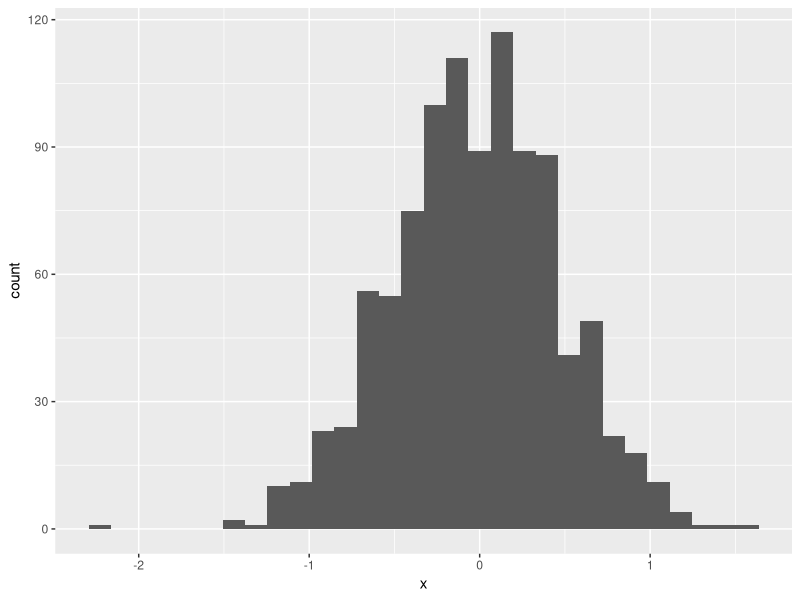
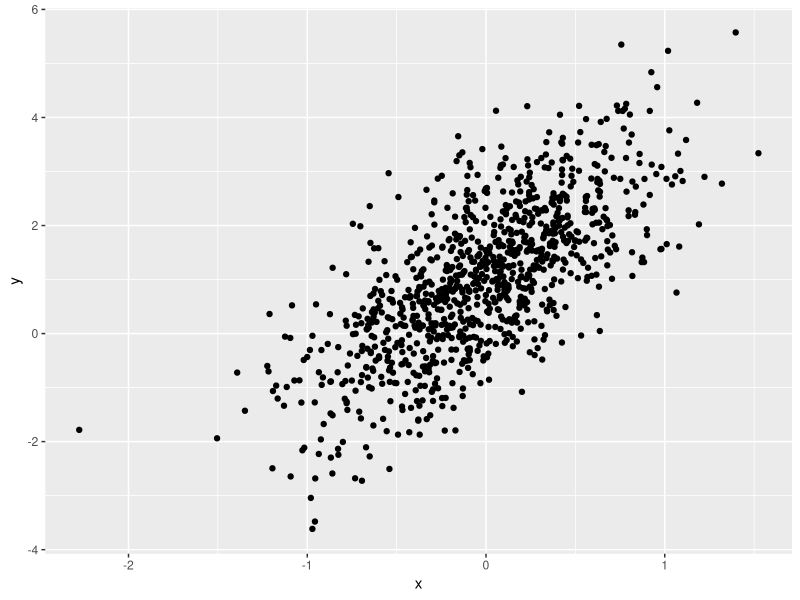
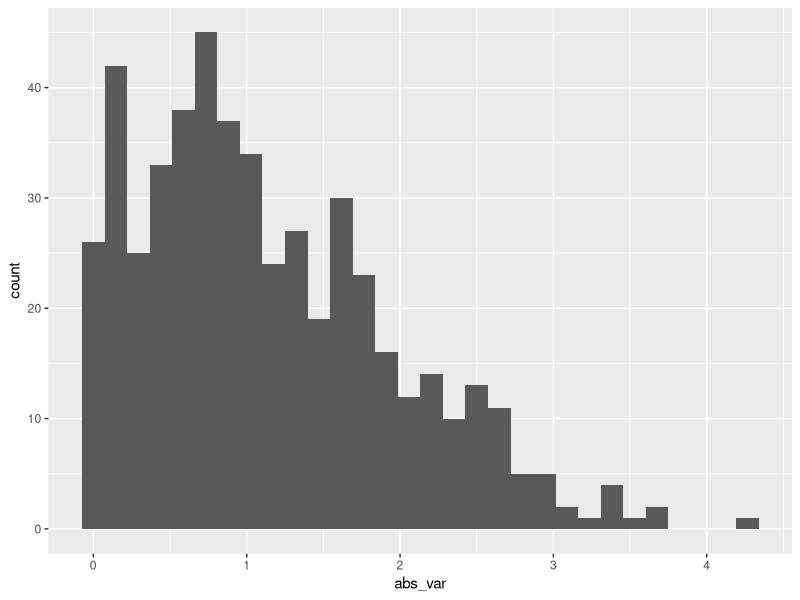
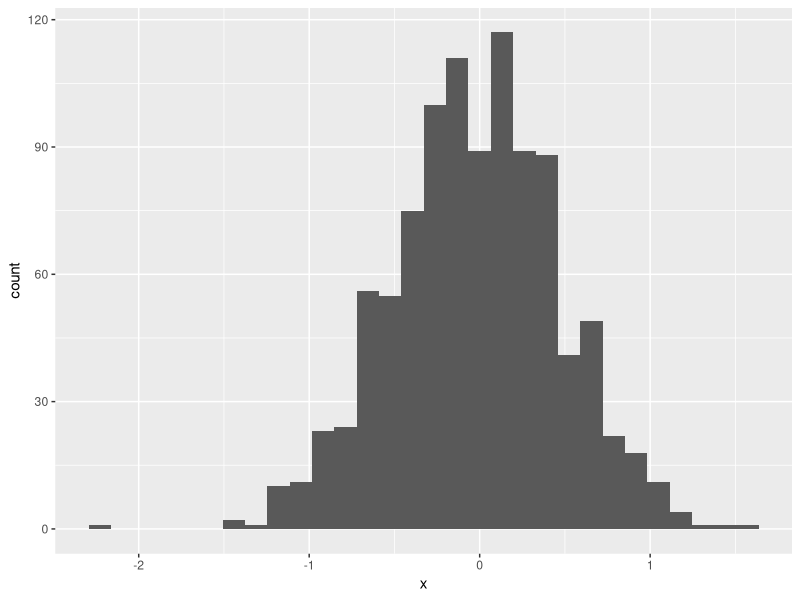

Generate these figures, in order, with R:
## ---- chunk 1
library(tidyverse)
library(ggplot2)
## ---- chunk 2
samp = rnorm(100) #run whole thing but do not select the ''' (form a normal distribution)
length(samp)
## ---- chunk 3
plot_df = 
  tibble(
    x = rnorm(1000, sd = 0.5),
    y = 1 + 2 * x + rnorm(1000)
  )

head(plot_df)
## ---- chunk 4
ggplot(plot_df, aes(x = x)) + geom_histogram()

ggplot(plot_df, aes(x = x, y = y)) + geom_point()
## ---- chunk 5
set.seed(0)
la_df = tibble(
  num_var = rnorm(n = 500, mean = 1),
  log_var = num_var > 0,
  abs_var = abs(num_var)
)

ggplot(la_df, aes(x=abs_var)) +geom_histogram()
## ---- chunk 6
ggplot(plot_df, aes(x = x)) + geom_histogram()
